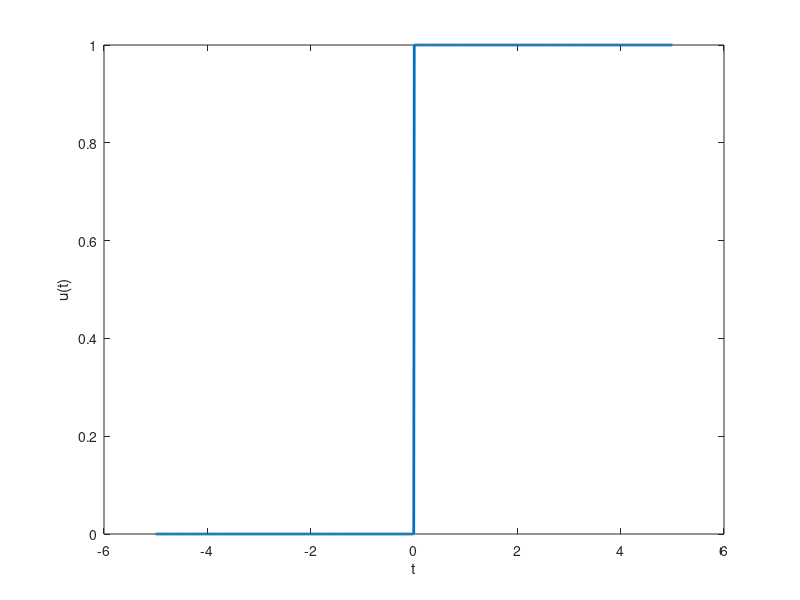

This chart was generated by the following MATLAB code: (Note: this script raises an error after producing the figure.)
% Escalón unitario continuo en Octave

a = -5;    % Límite inferior del rango
b = 5;     % Límite superior del rango
t = linspace(a, b, 1000);  % Vector de tiempo

u = double(t > 0);  % Escalón unitario: 1 si t>0, 0 si t<=0

plot(t, u, 'LineWidth', 2);
xlabel('t');
ylabel('u(t)');
asdsad
title('Escalón unitario continuo');
grid on;
axis([a b -0.2 1.2]);
